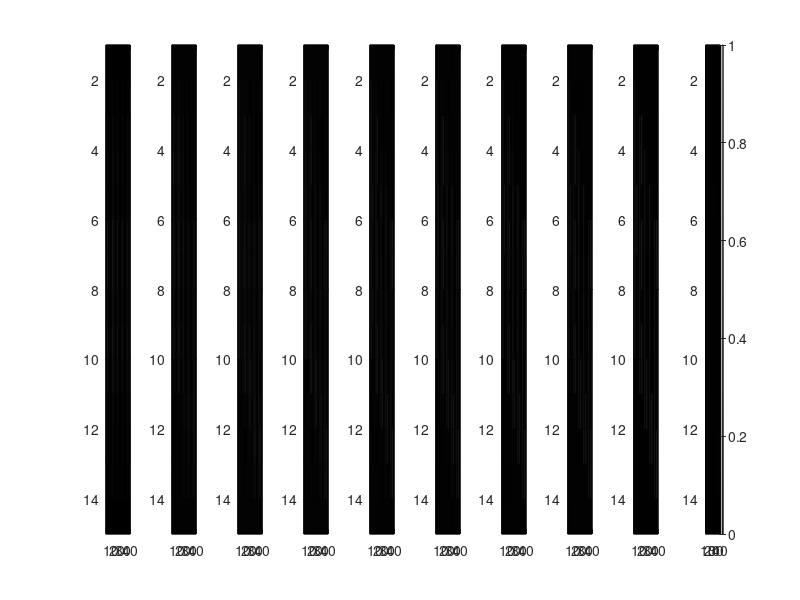

This chart was generated by the following MATLAB code:
H = zeros(15,40);
i0 = 2;
j0 = 2;

for _=1:5
    H(i0:i0+7, j0:j0+5) = 1;
    i0 += 1;
    j0 += 8;
end%for

% H -> 2,2
H(2:2+2,4:4+1) = 0;
H(7:7+2,4:4+1) = 0;
% E -> 3,10
H(5,12:15) = 0;
H(8,12:15) = 0;
% L -> 4,18
H(4:4+5, 20:20+3) = 0;
% L -> 5,26
H(5:5+5, 28:28+3) = 0;
% O -> 6,34
H(8:8+3, 36:36+1) = 0;

%spy(H)
%plot(svd(H))
%semilogy(svd(H))

[U,S,V] = svd(H);

% Make the best low rank approximations.    
colormap(gray);
A = zeros(15,40);
N = rank(H) % 10
for i=1:N
    A += S(i,i)*U(:,i)*V(:,i)';
    norm(A-H)
    subplot(1,N,i);
    pcolor(A);
    set(gca, 'YDir', 'reverse');
end%for
colorbar;
